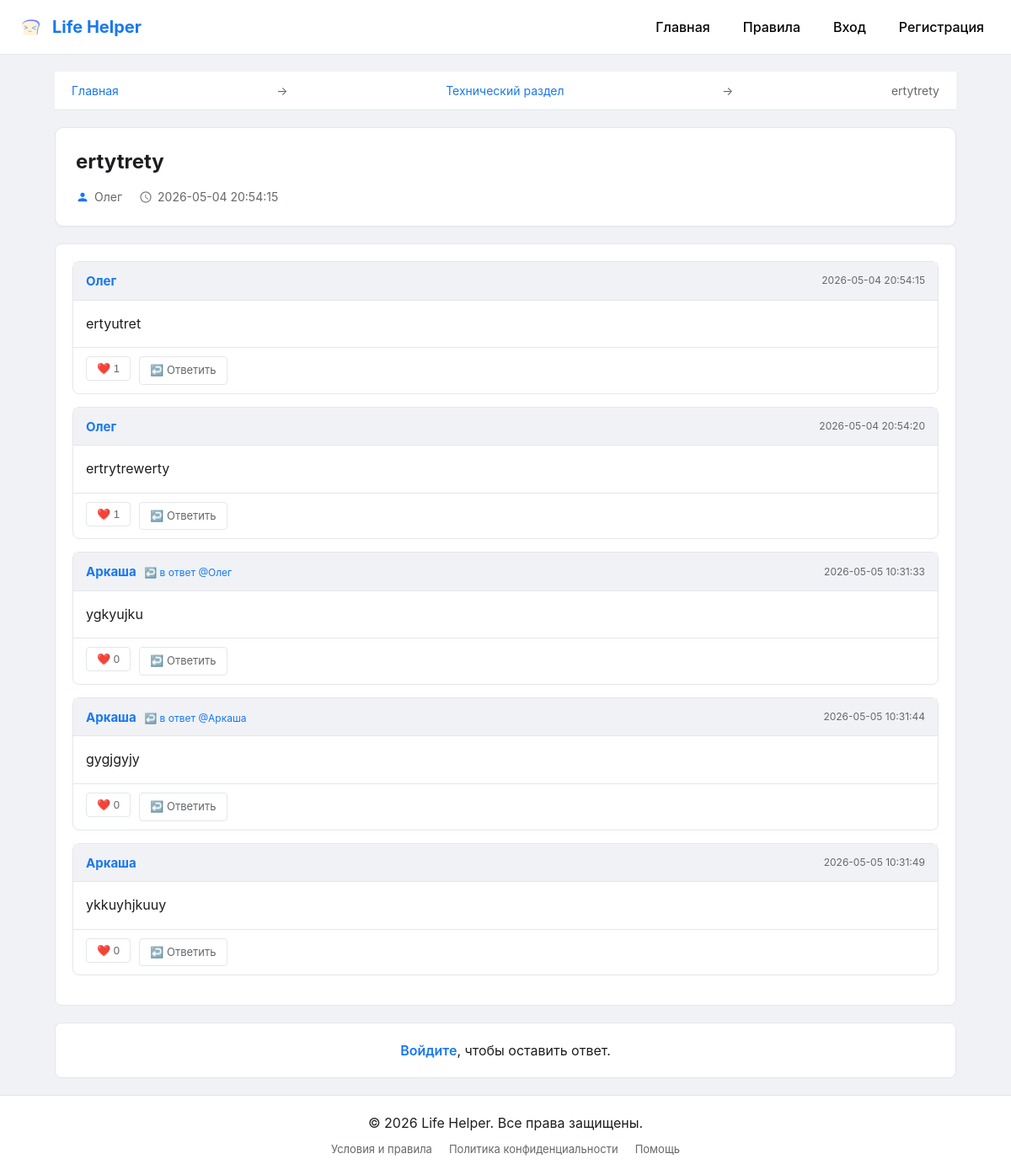
The app's page /topic/3 with its own data.
### tables this page shows
CREATE TABLE forums (id INTEGER PRIMARY KEY, name TEXT, description TEXT);

CREATE TABLE topics (id INTEGER PRIMARY KEY, forum_id INTEGER, title TEXT, author_id INTEGER, created_at TIMESTAMP DEFAULT CURRENT_TIMESTAMP);

CREATE TABLE users (id INTEGER PRIMARY KEY, username TEXT UNIQUE, email TEXT UNIQUE, password TEXT);

CREATE TABLE posts (id INTEGER PRIMARY KEY, topic_id INTEGER, author_id INTEGER, content TEXT, created_at TIMESTAMP DEFAULT CURRENT_TIMESTAMP, reply_to_id INTEGER REFERENCES posts(id));

### app.py (the view, shortened to what this page needs)
@app.route('/topic/<int:topic_id>', methods=['GET', 'POST'])
def topic(topic_id):
    conn = get_db()
    t = conn.execute('''
        SELECT t.*, u.username as author, f.name as forum_name
        FROM topics t
        JOIN users u ON t.author_id=u.id
        JOIN forums f ON t.forum_id = f.id
        WHERE t.id=?
    ''', (topic_id,)).fetchone()
    posts = conn.execute('''
        SELECT p.*, u.username as author, ru.username as reply_to_author,
               (SELECT COUNT(*) FROM likes WHERE post_id = p.id) as likes,
               (SELECT COUNT(*) FROM likes WHERE post_id = p.id AND user_id = ?) as user_liked
        FROM posts p
        JOIN users u ON p.author_id=u.id
        LEFT JOIN posts rp ON p.reply_to_id = rp.id
        LEFT JOIN users ru ON rp.author_id = ru.id
        WHERE p.topic_id=? ORDER BY p.created_at ASC
    ''', (session.get('user_id'), topic_id)).fetchall()
    conn.close()
    return render_template('topic.html', topic=t, posts=posts, user=session.get('user'), user_id=session.get('user_id'))

### app.py (called while the page is built)
def get_db():
    conn = sqlite3.connect(DB_PATH)
    conn.row_factory = sqlite3.Row
    return conn

### templates/topic.html (shortened to what this page needs)
{% extends "base.html" %}
{% block content %}
<nav class="breadcrumbs">
    <a href="/">Главная</a> →
    <a href="/forum/{{ topic.forum_id }}">{{ topic.forum_name }}</a> →
    <span>{{ topic.title }}</span>
</nav>
<div class="topic-main-card">
    <h1 class="topic-main-title">{{ topic.title }}</h1>
    <div class="topic-main-info">
        <span class="topic-author">
            <svg class="icon-user" viewBox="0 0 24 24" fill="currentColor" width="16" height="16"><path d="M12 12c2.21 0 4-1.79 4-4s-1.79-4-4-4-4 1.79-4 4 1.79 4 4 4zm0 2c-2.67 0-8 1.34-8 4v2h16v-2c0-2.66-5.33-4-8-4z"/></svg>
            {{ topic.author }}
        </span>
        <span class="topic-date">
            <svg class="icon-clock" viewBox="0 0 24 24" fill="currentColor" width="16" height="16"><path d="M11.99 2C6.47 2 2 6.48 2 12s4.47 10 9.99 10C17.52 22 22 17.52 22 12S17.52 2 11.99 2zM12 20c-4.42 0-8-3.58-8-8s3.58-8 8-8 8 3.58 8 8-3.58 8-8 8zm.5-13H11v6l5.25 3.15.75-1.23-4.5-2.67z"/></svg>
            {{ topic.created_at }}
        </span>
    </div>
</div>
<div class="posts">
    {% for p in posts %}
    <div class="post">
        <div class="post-header">
            <div class="post-author">
                <strong>{{ p.author }}</strong>
                {% if p.reply_to_author %}<span class="reply-tag">↩️ в ответ @{{ p.reply_to_author }}</span>{% endif %}
            </div>
            <div class="post-date">{{ p.created_at }}</div>
        </div>
        <div class="post-content">{{ p.content }}</div>
        <div class="post-actions">
            <form action="/like/{{ p.id }}" method="POST" style="display:inline;">
                <button type="submit" class="btn-like {% if p.user_liked %}liked{% endif %}">❤️ {{ p.likes }}</button>
            </form>
            <a href="#reply-form" onclick="document.getElementById('reply_to_id').value={{ p.id }}; document.getElementById('reply_notice').textContent='Ответ для @{{ p.author }}'; document.getElementById('reply_notice').style.display='block';" class="btn-reply">↩️ Ответить</a>
        </div>
    </div>
    {% endfor %}
</div>
{% if user_id %}
<div class="reply-form" id="reply-form">
    <h3>Ответить</h3>
    <div id="reply_notice" style="display:none; color:#1877f2; font-weight:600; margin-bottom:10px;"></div>
    <form method="POST">
        <input type="hidden" name="reply_to_id" id="reply_to_id" value="">
        <textarea name="content" rows="4" placeholder="Ваше сообщение..." required></textarea>
        <button type="submit" class="btn-send">Отправить</button>
    </form>
</div>
{% else %}
<div style="background:#fff; border:1px solid #e4e6eb; border-radius:8px; padding:20px; margin-top:20px; text-align:center;">
    <p><a href="/login" style="color:#1877f2; text-decoration:none; font-weight:600;">Войдите</a>, чтобы оставить ответ.</p>
</div>
{% endif %}
{% endblock %}

### static/style.css (style rules this page uses)
* { margin: 0; padding: 0; box-sizing: border-box; }
body { font-family: -apple-system, BlinkMacSystemFont, 'Segoe UI', Roboto, Oxygen, Ubuntu, Cantarell, sans-serif; background-color: #f0f2f5; color: #1c1e21; line-height: 1.5; min-height: 100vh; display: flex; flex-direction: column; }
nav { background: #ffffff; border-bottom: 1px solid #e4e6eb; padding: 12px 20px; display: flex; justify-content: space-between; align-items: center; position: sticky; top: 0; z-index: 1000; }
.breadcrumbs { margin-bottom: 20px; font-size: 14px; color: #65676b; }
.breadcrumbs a { color: #1877f2; text-decoration: none; }
.topic-main-card { background: #ffffff; border: 1px solid #e4e6eb; border-radius: 10px; padding: 24px; margin-bottom: 20px; box-shadow: 0 1px 3px rgba(0, 0, 0, 0.04); }
.topic-main-title { font-size: 24px; margin: 0 0 16px 0; color: #1c1e21; font-weight: 700; line-height: 1.3; }
.topic-main-info { display: flex; align-items: center; gap: 20px; flex-wrap: wrap; color: #65676b; font-size: 14px; }
.topic-author, .topic-date { display: flex; align-items: center; gap: 6px; }
.icon-user { color: #1877f2; }
.icon-clock { color: #888; }
.posts { background: #ffffff; border: 1px solid #e4e6eb; border-radius: 8px; padding: 20px; }
.post { background: #ffffff; border: 1px solid #e4e6eb; border-radius: 8px; margin-bottom: 15px; }
.post-header { background: #f0f2f5; padding: 10px 15px; display: flex; justify-content: space-between; align-items: center; border-bottom: 1px solid #e4e6eb; }
.post-author strong { color: #1877f2; font-size: 15px; }
.post-date { color: #65676b; font-size: 12px; }
.reply-tag { display: inline-block; margin-left: 5px; font-size: 12px; color: #1877f2; }
.post-content { padding: 15px; line-height: 1.6; white-space: pre-wrap; }
.post-actions { padding: 10px 15px; border-top: 1px solid #e4e6eb; display: flex; gap: 10px; }
.btn-like, .btn-reply { padding: 6px 12px; border: 1px solid #e4e6eb; border-radius: 4px; background: #fff; cursor: pointer; font-size: 13px; text-decoration: none; color: #65676b; }

### records on screen
forums: forum_name "Технический раздел"
topics: title "ertytrety", created_at "2026-05-04 20:54:15"
users: author "Олег"
posts: author "Олег", created_at "2026-05-04 20:54:15", content "ertyutret", likes "1"
posts: author "Олег", created_at "2026-05-04 20:54:20", content "ertrytrewerty", likes "1"
posts: author "Аркаша", reply_to_author "Олег", created_at "2026-05-05 10:31:33", content "ygkyujku", likes "0"
posts: author "Аркаша", reply_to_author "Аркаша", created_at "2026-05-05 10:31:44", content "gygjgyjy", likes "0"
posts: author "Аркаша", created_at "2026-05-05 10:31:49", content "ykkuyhjkuuy", likes "0"
